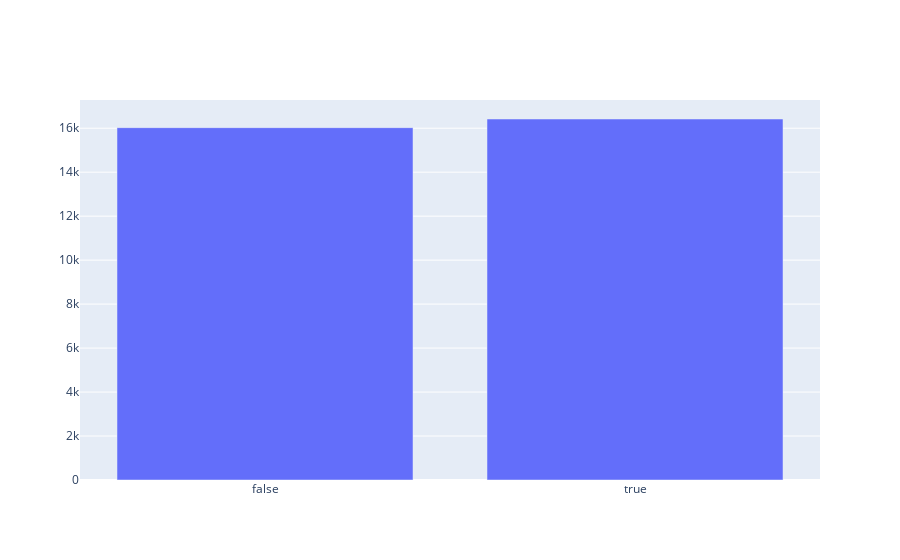

Notebook code cell kept with this figure:
### Code cell
import plotly.graph_objects as go

# Criar o gráfico de linha
fig = go.Figure()

# Use the hovertext kw argument for hover text
fig = go.Figure(data=[go.Bar(x=avg_sales_per_SuperBowl['SuperBowl'], y=avg_sales_per_SuperBowl['Weekly_Sales'])])

fig.show()

### Figure 1 — Plotly figure (JSON) as saved in the notebook; plotly's stock layout.template omitted (floating-point values rounded to 4 significant figures)
{"data": [{"type": "bar", "x": [false, true], "y": [16020.0, 16420.0]}], "layout": {}}
